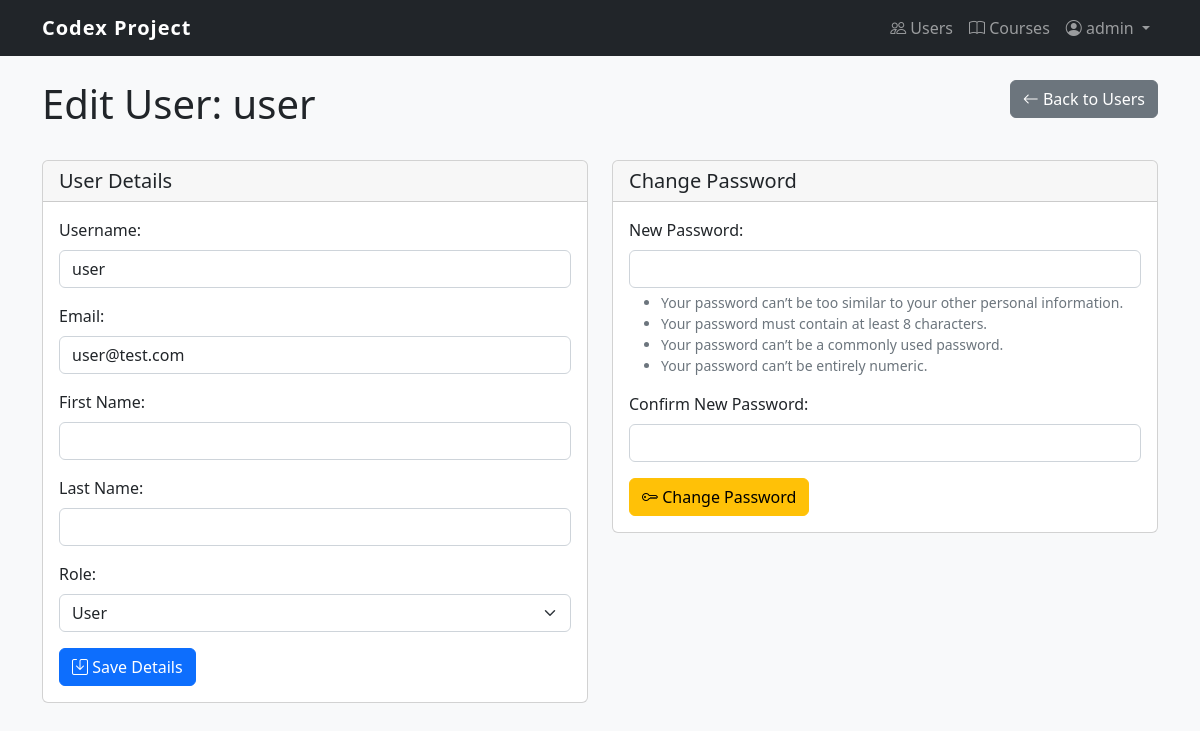
The app's page /user/users/edit/2/ (signed in), older data.
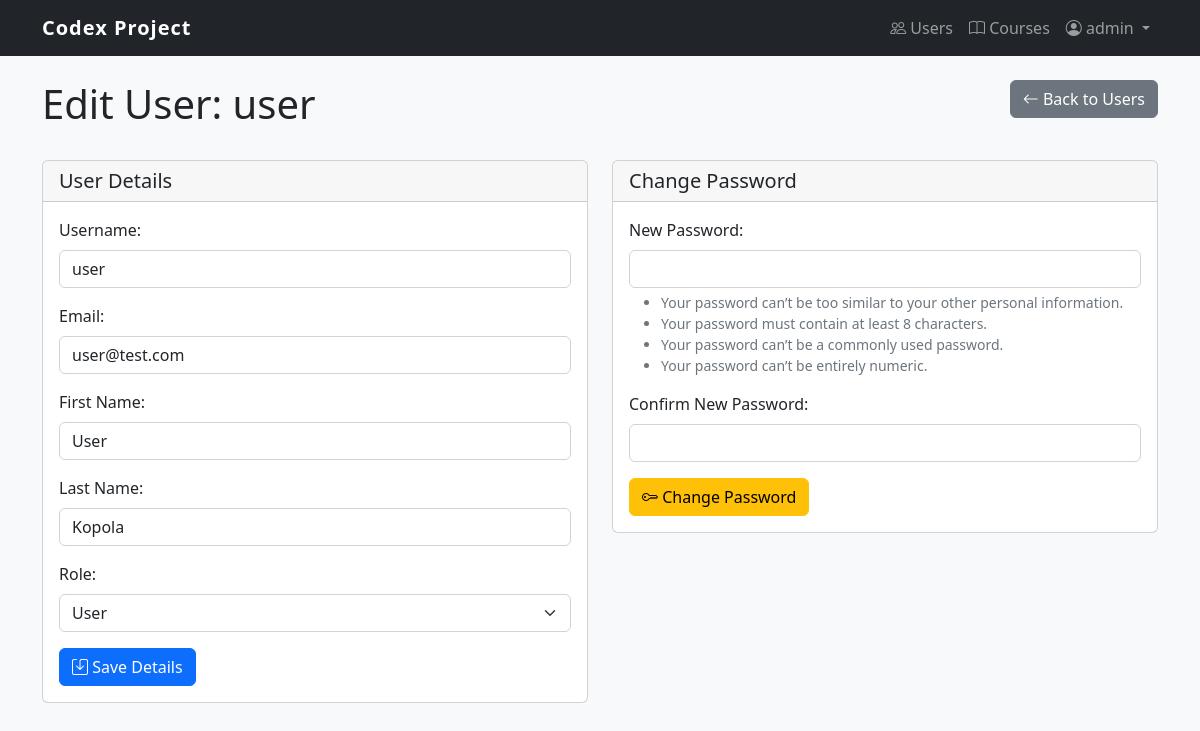
The same page, newer data.
### user_management/models.py (models this page shows, shortened)
class User(AbstractUser):
    USER = 'USER'
    TEACHER = 'TEACHER'
    ADMIN = 'ADMIN'
    ROLE_CHOICES = [
        (USER, 'User'),
        (TEACHER, 'Teacher'),
        (ADMIN, 'Admin'),
    ]
    role = models.CharField(max_length=10, choices=ROLE_CHOICES, default=USER)
    def is_administrator(self):
        return self.role == self.ADMIN

### user_management/views.py (the view, shortened to what this page needs)
# urls.py: path('users/edit/<int:user_id>/', views.edit_user, name='edit_user'),
@login_required
def edit_user(request, user_id):
    if not request.user.is_administrator():
        return redirect('user_management:dashboard')
    user_to_edit = get_object_or_404(User, id=user_id)
    user_form = UserEditForm(instance=user_to_edit)
    password_form = UserPasswordChangeForm(user=user_to_edit)
    context = {
        'user_to_edit': user_to_edit,
        'user_form': user_form,
        'password_form': password_form
    }
    return render(request, 'user_management/edit_user.html', context)

### user_management/forms.py
class UserEditForm(forms.ModelForm):
    class Meta:
        model = User
        fields = ('username', 'email', 'first_name', 'last_name', 'role')

class UserPasswordChangeForm(SetPasswordForm):
    class Meta:
        model = User
        fields = ('new_password1', 'new_password2')

### user_management/templates/user_management/edit_user.html (shortened to what this page needs)
{% extends 'user_management/base.html' %}
{% block content %}
<div class="container mt-4">
    <div class="row mb-4">
        <div class="col-md-9">
            <h1>Edit User: {{ user_to_edit.username }}</h1>
        </div>
        <div class="col-md-3 text-end">
            <a href="{% url 'user_management:user_management' %}" class="btn btn-secondary">
                <i class="bi bi-arrow-left"></i> Back to Users
            </a>
        </div>
    </div>
    <div class="row">
        <div class="col-md-6 mb-4">
            <div class="card">
                <div class="card-header">
                    <h5 class="mb-0">User Details</h5>
                </div>
                <div class="card-body">
                    <form method="post">
                        <div class="mb-3">
                            <label for="id_username" class="form-label">Username:</label>
                            <input type="text" name="username" value="{{ user_form.username.value|default:'' }}" class="form-control" id="id_username">
                        </div>
                        <div class="mb-3">
                            <label for="id_email" class="form-label">Email:</label>
                            <input type="email" name="email" value="{{ user_form.email.value|default:'' }}" class="form-control" id="id_email">
                        </div>
                        <div class="mb-3">
                            <label for="id_first_name" class="form-label">First Name:</label>
                            <input type="text" name="first_name" value="{{ user_form.first_name.value|default:'' }}" class="form-control" id="id_first_name">
                        </div>
                        <div class="mb-3">
                            <label for="id_last_name" class="form-label">Last Name:</label>
                            <input type="text" name="last_name" value="{{ user_form.last_name.value|default:'' }}" class="form-control" id="id_last_name">
                        </div>
                        <div class="mb-3">
                            <label for="id_role" class="form-label">Role:</label>
                            <select name="role" class="form-select" id="id_role">
                                <option value="USER" {% if user_form.role.value == 'USER' %}selected{% endif %}>User</option>
                            </select>
                        </div>
                        <button type="submit" name="save_details" class="btn btn-primary">
                            <i class="bi bi-save"></i> Save Details
                        </button>
                    </form>
                </div>
            </div>
        </div>
        <div class="col-md-6 mb-4">
            <div class="card">
                <div class="card-header">
                    <h5 class="mb-0">Change Password</h5>
                </div>
                <div class="card-body">
                    <form method="post">
                        <div class="mb-3">
                            <label for="id_new_password1" class="form-label">New Password:</label>
                            <input type="password" name="new_password1" class="form-control" id="id_new_password1">
                            {% if password_form.new_password1.help_text %}
                            <div class="form-text text-muted small">
                                {{ password_form.new_password1.help_text|safe }}
                            </div>
                            {% endif %}
                        </div>
                        <div class="mb-3">
                            <label for="id_new_password2" class="form-label">Confirm New Password:</label>
                            <input type="password" name="new_password2" class="form-control" id="id_new_password2">
                        </div>
                        <button type="submit" name="change_password" class="btn btn-warning">
                            <i class="bi bi-key"></i> Change Password
                        </button>
                    </form>
                </div>
            </div>
        </div>
    </div>
</div>
{% endblock %}

Row changes from the older to the newer data that the page shows:
changed User "user": first_name (not shown) → "User"; last_name (not shown) → "Kopola"
